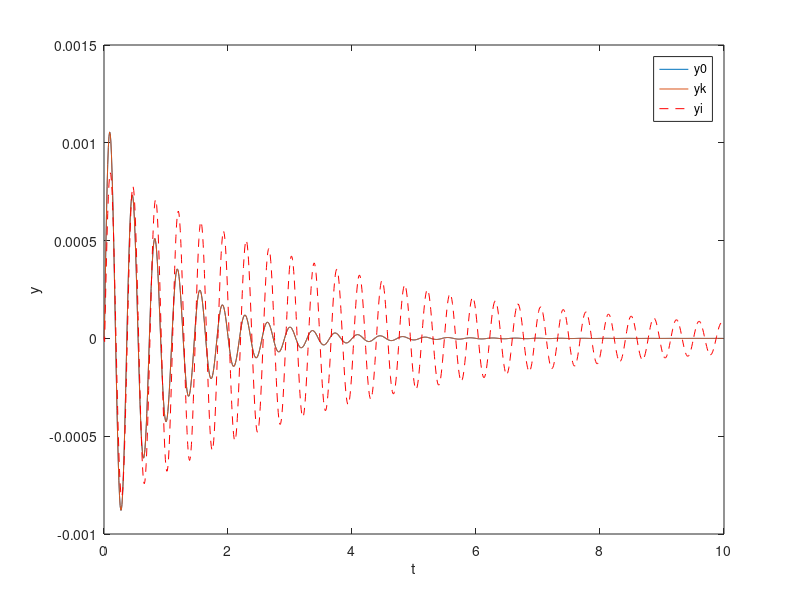
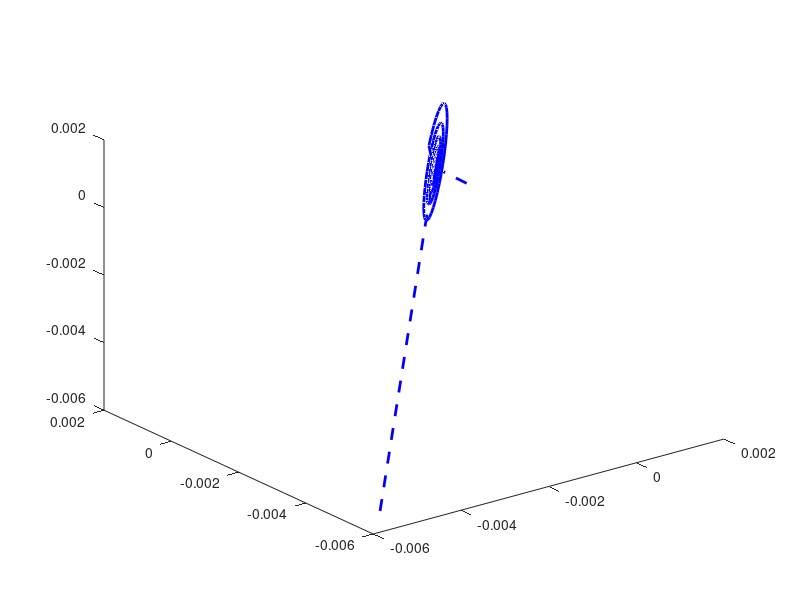
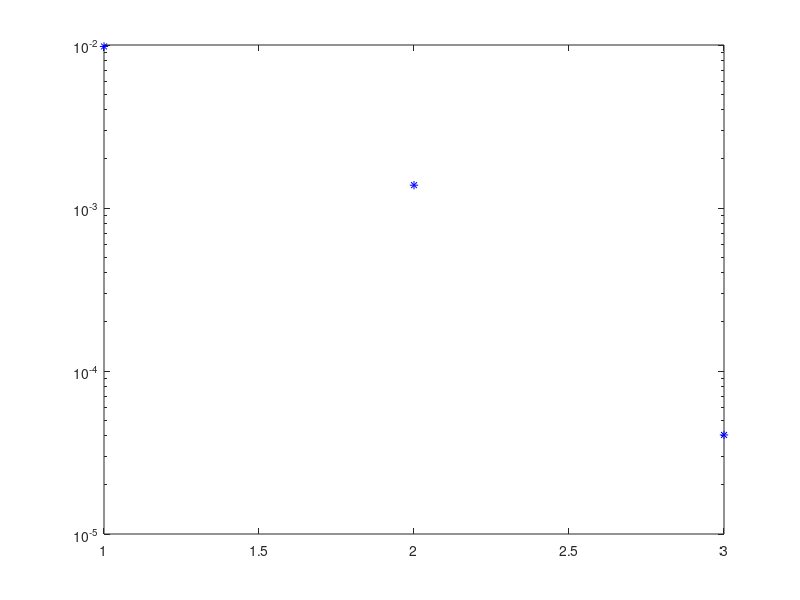

MATLAB code for these plots, in order:
close all
clear all
clc

%% A. create system & data
Nt=1000;                            % No. Samples
dt=0.01;                            % Sample time
t=(0:Nt-1).'*dt;                    % Time vector
plotcol='b';                        % Plot color

M=0.5;B=1;K=150;                    % System parameters
% M=0.1;B=0.5;K=450;
sys0=c2d(ss(tf(1,[M B K])),dt);     % discrete system representation
A0=sys0.a;B0=sys0.b;C0=sys0.c;D0=sys0.d;

uk=[1;zeros(Nt-1,1)];               % unit impulse input
y0=lsim(sys0,uk,t);                 % clean output
yk=y0;%+1e-1*randn(size(y0));       % output noise added

l=size(yk,2);                       % number of outputs
r=size(uk,2);                       % number of inputs

figure(1)
set(gcf,'name','Output time domain')
plot(t,y0,t,yk), hold on;
xlabel('t')
ylabel('y')
legend('y0','yk')

%% B. Data matrices
% Hankel matrix starting at yk(ii) size s x N
s=3;ii=0;N=200;                                  % Hankel matrix starting at y(ii) size s x N
YsN=hankel(yk(ii+1:ii+1+s-1),yk(ii+s:ii+N+s-1)); % Output Hankel matrix
UsN=hankel(uk(ii+1:ii+1+s-1),uk(ii+s:ii+N+s-1)); % Input Hankel matrix

figure(2)
set(gcf,'name','Data Space')
plot3(YsN(1,:),YsN(2,:),YsN(3,:),plotcol,'linewidth',2), hold on

%% C. Column space Os + SVD
[U,S,V]=svd(YsN,'econ');           % Singular value decomposition

%plot columns of U
Us=U*S;

figure(2)
for jj=1:s
    line([0 Us(1,jj)],[0 Us(2,jj)],[0 Us(3,jj)],'color',plotcol,'linestyle','--','linewidth',2)
end

figure(3)
semilogy(S,plotcol,'marker','*'), hold on

%% D. Retrieve system from SVD
n=[2];
Un=U(:,1:n);                        % Reduced output singular vectors
Vn=V(:,1:n);                        % Reduced input singular vectors
Sn=S(1:n,1:n);                      % Reduced singular value matrix
SnVtn=Sn*Vn';

Aid=Un(1:(s-1)*l,:)\Un(l+1:s*l,:);
Bid=SnVtn(:,1:r);
Cid=Un(1:l,:);
Did=yk(1);
sysid=ss(Aid,Bid,Cid,Did,dt);


%% E. plot end result
yi=lsim(sysid,uk,t);

figure(1)
plot(t,yi,'r--')
legend('y0','yk','yi')
